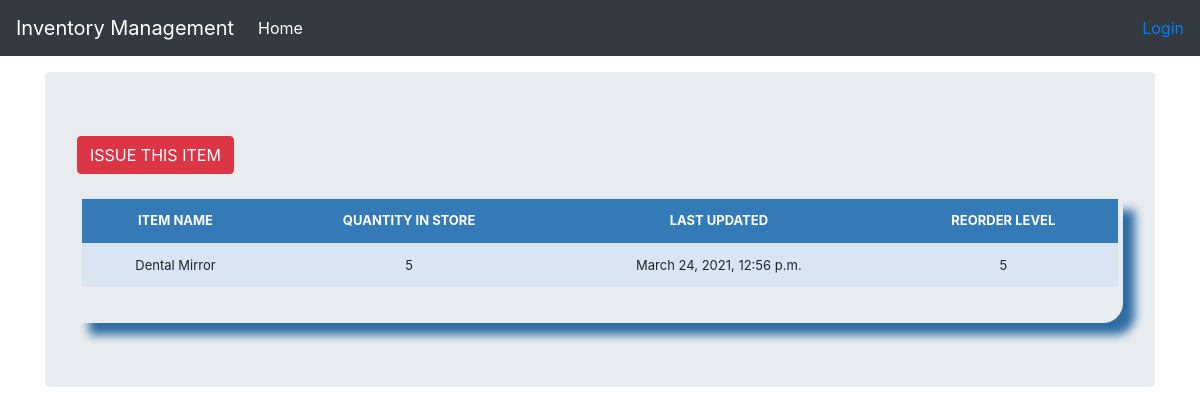
The app's page /stock_detail/15/ with its own data.
### inventorymgmt/models.py (models this page shows, shortened)
class Stock(models.Model):
	category = models.CharField(max_length=50, blank=True, null=True, choices=category_choice,)
	item_name = models.CharField(max_length=50, blank=True, null=True)
	quantity = models.IntegerField(default='0', blank=False, null=True)
	receive_quantity = models.IntegerField(default='0', blank=True, null=True)
	receive_by = models.CharField(max_length=50, blank=True, null=True)
	issue_quantity = models.IntegerField(default='0', blank=True, null=True)
	issue_by = models.CharField(max_length=50, blank=True, null=True)
	issue_to = models.CharField(max_length=50, blank=True, null=True)
	phone_number = models.CharField(max_length=50, blank=True, null=True)
	last_updated = models.DateTimeField(auto_now_add=False, auto_now=True)
	timestamp = models.DateTimeField(auto_now_add=True, auto_now=False)
	date = models.DateTimeField(auto_now_add=False, auto_now=False)
	reorder_level = models.IntegerField(default='0', blank=False, null=True)

### inventorymgmt/views.py (the view)
# urls.py: path('stock_detail/<str:pk>/', views.stock_detail, name="stock_detail"),
def stock_detail(request, pk):
	queryset = Stock.objects.get(id=pk)
	context = {
		"title": queryset.item_name,
		"queryset": queryset,
	}
	return render(request, "stock_detail.html", context)

### inventorymgmt/Templates/stock_detail.html (shortened to what this page needs)
{% load static %}
{% load crispy_forms_tags %}
<!DOCTYPE html>
<html lang="en">
  <head>
<link href="{% static 'css/stylesheet.css' %}" rel="stylesheet">
<link href="{% static 'css/bootstrap.min.css' %}" rel="stylesheet">
 <link href="{% static 'css/navbar-top-fixed.css' %}" rel="stylesheet">
  </head>
  <body>
{% include 'navbar.html' %}
<main role="main" class="container">
	<div class="jumbotron">
	<a href="{% url 'issue_items' queryset.id %}"><div class='btn btn-danger'>ISSUE THIS ITEM</div></a>
        <br><br>
        <div class="display_table">
          <table class='table'>
                  <tr>
                    <th>ITEM NAME</th>
                    <th>QUANTITY IN STORE</th>
                    <th>LAST UPDATED</th>
                    <th>REORDER LEVEL</th>
                  </tr>
                  <tr>
                    <td>{{queryset.item_name}}</td>
                    <td>{{queryset.quantity}}</td>
                    <td>{{queryset.last_updated}}</td>
                    <td>{{queryset.reorder_level}}</td>
                  </tr>
          </table>
        </div>
  </div>
</main>
      </body>
</html>

### inventorymgmt/static/css/stylesheet.css (style rules this page uses)
body { background-color: #34eb6b; }
.table { font-size: 13px; text-align: center; width: 95%; margin: auto; }
.table tr:nth-child(odd) { background: #B8CAE4 }
.table tr:nth-child(even) { background: #dae5f4 }
th { background-color: #337ab7; color: white; }
.display_table { border-bottom-right-radius: 20px; padding-left: 5px; padding-right: 5px; padding-bottom: 20px; box-shadow: 12px 12px 10px #2e6da4; }

### inventorymgmt/static/css/navbar-top-fixed.css (style rules this page uses)
body { min-height: 75rem; padding-top: 4.5rem; }

### records on screen
Stock: item_name "Dental Mirror", quantity "5", last_updated "March 24, 2021, 12:56 p.m.", reorder_level "5"
